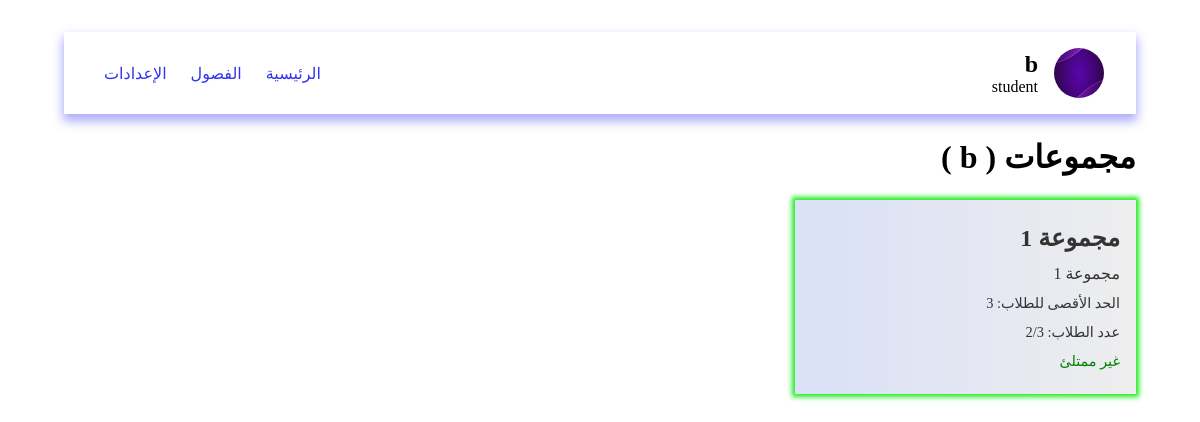
Page /pages/viewGroups.php (signed in) on the committed database.
### tables this page shows
CREATE TABLE groups (
    id INTEGER PRIMARY KEY, 
    title TEXT, 
    description TEXT, 
    "limit" INTEGER, 
    members INTEGER, 
    class_id INTEGER,
    interaction INTEGER,
    quality INTEGER,
    grading INTEGER,
    feedback TEXT
);

### data/db.php (called while the page is built, shortened)
<?php
$user = $_SESSION['user'] ?? null;
$db = new SQLite3('../data/database.db');
$db->exec('CREATE TABLE IF NOT EXISTS users (
    id INTEGER PRIMARY KEY,
    name TEXT,
    email TEXT UNIQUE,
    password TEXT UNIQUE,
    role TEXT
)');
$db->exec('CREATE TABLE IF NOT EXISTS classes (
    id INTEGER PRIMARY KEY,
    title TEXT,
    description TEXT,
    "limit" INTEGER,
    teacher_id INTEGER
)');
$db->exec('CREATE TABLE IF NOT EXISTS groups (
    id INTEGER PRIMARY KEY,
    title TEXT,
    description TEXT,
    "limit" INTEGER,
    members INTEGER,
    class_id INTEGER,
    interaction INTEGER,
    quality INTEGER,
    grading INTEGER,
    feedback TEXT
)');
$db->exec('CREATE TABLE IF NOT EXISTS group_students (
    group_id INTEGER,
    student_id INTEGER
)');
function getGroups()
{
    global $db;
    $result = $db->query('SELECT * FROM groups');
    $groups = [];
    while ($row = $result->fetchArray(SQLITE3_ASSOC)) {
        $groups[] = $row;
    }
    return $groups;
}
function getGroupStudents()
{
    global $db;
    $result = $db->query('SELECT * FROM group_students');
    $group_students = [];
    while ($row = $result->fetchArray(SQLITE3_ASSOC)) {
        $group_students[] = $row;
    }
    return $group_students;
}
function getGroup($id)
{
    global $db;
    $stmt = $db->prepare('SELECT * FROM groups WHERE id = :id');
    $stmt->bindValue(':id', $id, SQLITE3_INTEGER);
    $result = $stmt->execute();
    if ($result) {
        return $result->fetchArray(SQLITE3_ASSOC);
    }
    return null;
}
function getStudent($id)
{
    global $db;
    $stmt = $db->prepare('SELECT * FROM users WHERE id = :id AND role = "student"');
    $stmt->bindValue(':id', $id, SQLITE3_INTEGER);
    $result = $stmt->execute();
    if ($result) {
        return $result->fetchArray(SQLITE3_ASSOC);
    }
    return null;
}
function getGroupStudentsByGroupId($group_id)
{
    global $db;
    $stmt = $db->prepare('SELECT * FROM group_students WHERE group_id = :group_id');
    $stmt->bindValue(':group_id', $group_id, SQLITE3_INTEGER);
    $result = $stmt->execute();
    $students = [];
    while ($row = $result->fetchArray(SQLITE3_ASSOC)) {
        $students[] = getStudent($row['student_id']);
    }
    return $students;
}

### pages/viewGroups.php (the view, shortened to what this page needs)
<?php
include '../data/db.php';
$class = $_GET['id'] ?? null;
$_groups = getGroups();
$groups = [];
$classes = getClasses();
if (isset($class)) {
  $title = $classes[$class - 1]['title'];
  foreach ($_groups as $group) {
    if ($group['class_id'] == $class) {
      $groups[] = $group;
    }
  }
} elseif ($user['role'] == 'teacher') {
  $title = $user['name'];
  $groups = getTeacherGroups($user['id']);
} else {
  $user_id = $user['id'];
  $group_students = getGroupStudents();
  foreach ($group_students as $group) {
    if ($group['student_id'] == $user_id) {
      $groups[] = getGroup($group['group_id']);
    }
  }
}
?>
<!DOCTYPE html>
<html lang="ar" dir="rtl">
<head>
  <link rel="stylesheet" href="../styles/viewGroups.css" />
</head>
<body>
  <?php include "../components/navbar.php" ?>
  <h1 class="heading">
    مجموعات (
    )
  </h1>
  <main class="container">
    <?php foreach ($groups as $group) {
      $_group_students = getGroupStudentsByGroupId($group['id']);
    ?>
      <a href="./viewGroupDetails.php?id=<?php echo $group['id']; ?>" class="group <?php echo in_array($user['id'], array_column($_group_students, 'id')) ? 'joined' : ''; ?>">
        <h2 class="title"><?php echo $group['title']; ?></h2>
        <p class="desc"><?php echo $group['description']; ?></p>
        <p class="limit">الحد الأقصى للطلاب: <?php echo $group['limit']; ?></p>
        <p class="members">عدد الطلاب: <?php echo count(getGroupStudentsByGroupId($group['id'])); ?>/<?php echo $group['limit']; ?> </p>
        <p class="full <?php echo count(getGroupStudentsByGroupId($group['id'])) >= $group['limit'] ? 'red' : 'green'; ?>">
          <?php echo count(getGroupStudentsByGroupId($group['id'])) >= $group['limit'] ? 'ممتلئ' : 'غير ممتلئ'; ?>
        </p>
      </a>
    <?php } ?>
  </main>
</body>
</html>

### styles/viewGroups.css (style rules this page uses)
* { padding: 0; margin: 0; box-sizing: border-box; text-decoration: none; list-style: none; }
body { padding: 2rem 4rem; }
h1.heading { margin-block: 1.5rem; }
.container { display: grid; grid-template-columns: repeat(auto-fill, minmax(300px, 1fr)); gap: 1.5rem; }
.group { display: grid; gap: 0.75rem; background-image: linear-gradient(to right, #dbe1f6 10%, #eee); padding: 1.5rem 1rem; box-shadow: 0 0 5px 1px rgb(50, 50, 242); color: #333; cursor: pointer; }
h2.title { font-size: 1.5rem; font-weight: bold; }
.desc { font-size: 1rem; }
.limit { font-size: 0.9rem; }
.members { font-size: 0.9rem; }
.full { font-size: 0.9rem; color: red; }
.full.green { color: green; }
.joined { box-shadow: 0 0 5px 3px rgb(28, 236, 28); }

### styles/navbar.css (style rules this page uses)
* { padding: 0; margin: 0; box-sizing: border-box; text-decoration: none; list-style: none; }

### rows in the picture
groups: title "مجموعة 1", description "مجموعة 1", limit "3", count(getGroupStudentsByGroupId($group['id'])) "2"

### other values in the picture
$_SESSION['user']['name'] "b"
$_SESSION['user']['role'] "student"
